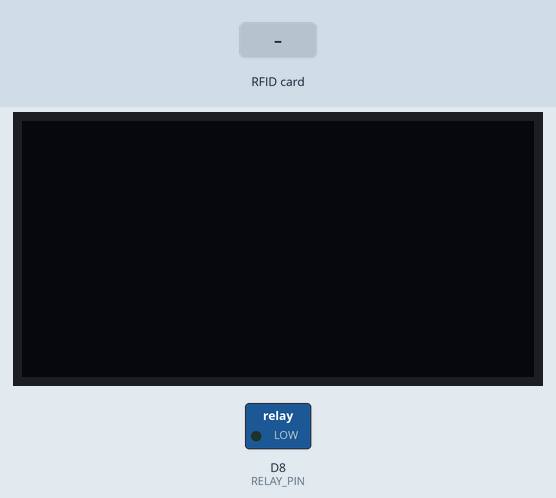
Recording of a sketch running on a simulated ESP8266 (NodeMCU). On the bench: 128×64 one-colour display, switched loads named in the sketch (green lamp = pin HIGH). Inputs (shaded band) come from the test bench. WiFi joins after 1.5 s; servers stay silent unless stated; the Firebase database answers and starts empty; what the sketch prints to the serial monitor is not drawn.

Above: at 2.7 s.
2.8 s: RFID card 5E 7A 19 C4 held to the reader
At 2.91 s:
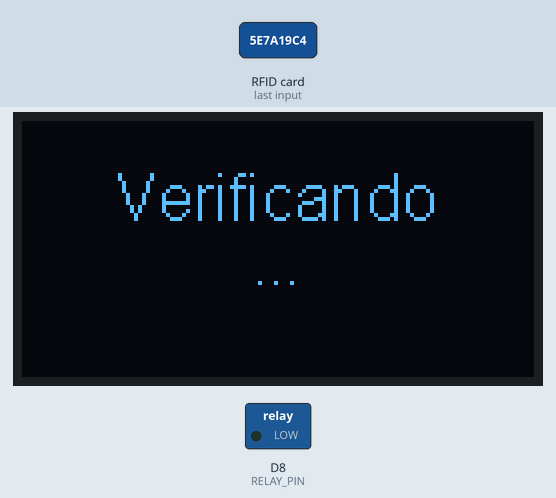
At 4.1 s:
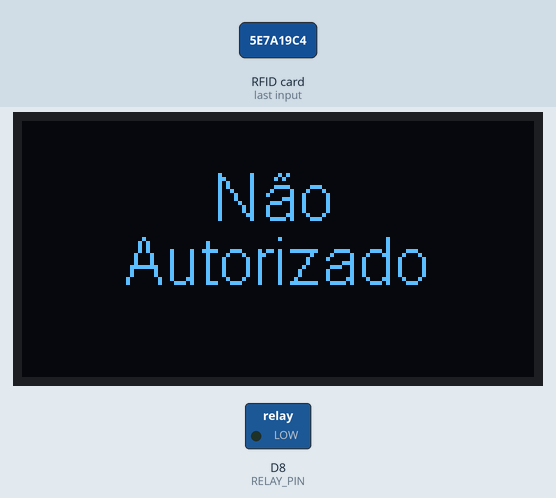
Timing chart, 0 to 5.8 s (numbered marks = the images above; inputs shaded):
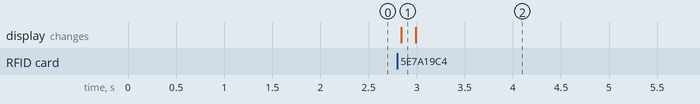

The sketch:

fechadura-iot.ino
```cpp
#include <SPI.h>
#include <MFRC522.h>

//#include <Wire.h>
#include "SSD1306Wire.h"
#include <ESP8266WiFi.h>

#include <FirebaseArduino.h>

#define FIREBASE_HOST ""
#define FIREBASE_AUTH ""

#define WIFI_SSID ""
#define WIFI_PASS ""

#define SS_PIN 2 // D4
#define RST_PIN 0 // D3

#define RELAY_PIN 15 // D8

SSD1306Wire display(0x3c, D1, D2);
MFRC522 mfrc522(SS_PIN, RST_PIN);

void setupDisplay() {
  display.init();
  display.flipScreenVertically();
  display.setTextAlignment(TEXT_ALIGN_CENTER);
  display.setFont(ArialMT_Plain_16);
  display.clear();
}

void setupWifi() {
  Serial.print("WIFI Connecting");
  WiFi.begin(WIFI_SSID, WIFI_PASS);
  while (WiFi.status() != WL_CONNECTED) {
    Serial.print(".");
    delay(500);
  }
  Serial.println("\nWIFI Connected");
}

void setupFirebase() {
  Firebase.begin(FIREBASE_HOST, FIREBASE_AUTH);
}

void setup() {
  Serial.begin(9600);
  SPI.begin();
  mfrc522.PCD_Init();

  pinMode(RELAY_PIN, OUTPUT);
  digitalWrite(RELAY_PIN, LOW);

  setupDisplay();
  setupWifi();
  setupFirebase();

  if (Firebase.failed()) {
      Serial.print("Initial error: ");
      Serial.println(Firebase.error());
  }
}

void loop() {
  // Look for new cards
  if ( ! mfrc522.PICC_IsNewCardPresent()) {
    return;
  }
  // Select one of the cards
  if ( ! mfrc522.PICC_ReadCardSerial()) {
    return;
  }

  verifying();

  //Mostra UID na serial
  Serial.print("UID da tag :");
  String conteudo= "";
  for (byte i = 0; i < mfrc522.uid.size; i++) {
     Serial.print(mfrc522.uid.uidByte[i] < 0x10 ? " 0" : " ");
     Serial.print(mfrc522.uid.uidByte[i], HEX);
     conteudo.concat(String(mfrc522.uid.uidByte[i] < 0x10 ? " 0" : " "));
     conteudo.concat(String(mfrc522.uid.uidByte[i], HEX));
  }

  Serial.println("");
  conteudo.toUpperCase();
  String rfid = conteudo.substring(1);

  String user = Firebase.getString(rfid);

  if (Firebase.failed()) {
      Serial.print("error: ");
      Serial.println(Firebase.error());
      notAuthorized();
  }
  else if(user.length() == 0) {
      notAuthorized();
  }
  else {
    hello(user);
    digitalWrite(RELAY_PIN, HIGH);
    delay(2000);
    digitalWrite(RELAY_PIN, LOW);
  }
}

void hello(String name) {
  display.clear();
  display.drawString(63, 10, "Olá,");
  display.drawString(63, 26, name);
  display.display();
}

void notAuthorized() {
  display.clear();
  display.drawString(63, 10, "Não");
  display.drawString(63, 26, "Autorizado");
  display.display();
}

void verifying() {
  display.clear();
  display.drawString(63, 10, "Verificando");
  display.drawString(63, 26, "...");
  display.display();
}
```

Measured:
- after the input at 2.8 s, the display: changes at once (image 1)
